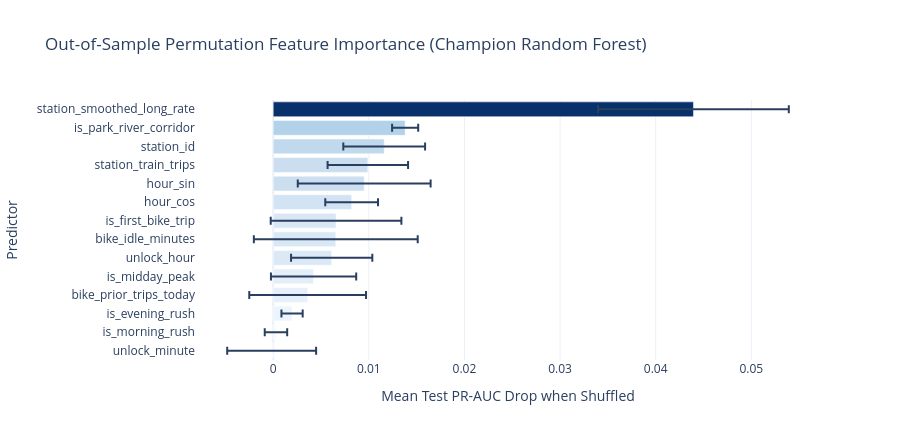
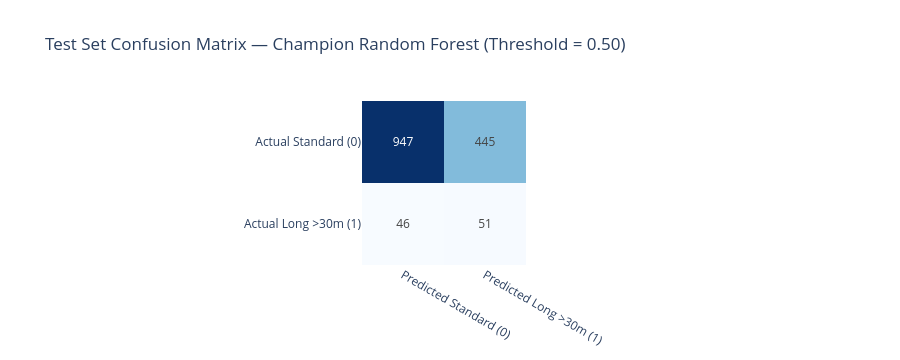

Source (notebook cell) for these figures, in order:
### Markdown cell above
## §6. Champion Model Selection, Threshold Tuning & Error Analysis

### 6.1 Model Selection Rationale
- **Operational Champion — Random Forest (`Test PR-AUC = 0.128`, `Test Recall = 0.526`, `Test ROC-AUC = 0.621`):** Almost **doubles** the naive Precision-Recall baseline (`0.065`) and achieves the strongest lift in the low false-positive region (`FPR < 0.25`), making it best suited for prioritizing high-risk trips/stations under EMT Madrid's 6-van capacity constraint.
- **Interpretable Runner-Up — Logistic Regression (`Test ROC-AUC = 0.625`, `Test F1 = 0.185`):** Achieves the highest overall ROC-AUC and balanced F1 score with a simple linear boundary, confirming that the engineered temporal and station features carry genuine predictive signal.
- **Methodological Note on CV vs. Test Gap:** The gap between 5-Fold CV ROC-AUC (`0.744–0.758`) and held-out Test ROC-AUC (`0.621–0.625`) arises because `station_smoothed_long_rate` was aggregated across `train_df` prior to CV splitting (introducing mild within-CV target encoding optimism), whereas `X_test` reflects true out-of-sample generalization.

Below we evaluate **out-of-sample permutation feature importance**, tune the probability threshold for operational dispatch, and inspect **False Positives vs. False Negatives** on the test set.

### Code cell
from sklearn.inspection import permutation_importance
from sklearn.metrics import confusion_matrix, classification_report

champion_model = models["Random Forest"]
y_test_prob = champion_model.predict_proba(X_test)[:, 1]

# 1. Out-of-Sample Permutation Feature Importance (measured by PR-AUC drop on Test Set)
perm_imp = permutation_importance(
    champion_model,
    X_test,
    y_test,
    scoring="average_precision",
    n_repeats=20,
    random_state=RANDOM_STATE,
    n_jobs=-1,
)

imp_df = (
    pd.DataFrame({
        "Feature": FEATURE_COLS,
        "PR_AUC_Importance": perm_imp.importances_mean,
        "Std": perm_imp.importances_std,
    })
    .sort_values("PR_AUC_Importance", ascending=True)
)

fig_imp = px.bar(
    imp_df,
    x="PR_AUC_Importance",
    y="Feature",
    orientation="h",
    error_x="Std",
    color="PR_AUC_Importance",
    color_continuous_scale="Blues",
    labels={"PR_AUC_Importance": "Mean Test PR-AUC Drop when Shuffled", "Feature": "Predictor"},
    title="Out-of-Sample Permutation Feature Importance (Champion Random Forest)",
    template="plotly_white",
    height=440,
)
fig_imp.update_layout(showlegend=False, coloraxis_showscale=False)
fig_imp.show()

# 2. Operational Threshold Tuning for EMT Madrid Dispatch
# Compare default 0.50 threshold vs. high-confidence alert threshold (0.58)
for thresh, label in [(0.50, "Default Balanced (0.50)"), (0.58, "High-Confidence Van Alert (0.58)")]:
    preds = (y_test_prob >= thresh).astype(int)
    flagged_pct = preds.mean() * 100
    rec = recall_score(y_test, preds, zero_division=0)
    prec = precision_score(y_test, preds, zero_division=0)
    f1 = f1_score(y_test, preds, zero_division=0)
    print(f"[{label}] Flagged trips: {flagged_pct:5.1f}% | Recall: {rec:.3f} | Precision: {prec:.3f} | F1: {f1:.3f}")

# Confusion Matrix at default 0.50 threshold
y_test_pred = (y_test_prob >= 0.50).astype(int)
cm = confusion_matrix(y_test, y_test_pred)

fig_cm = px.imshow(
    cm,
    text_auto=True,
    x=["Predicted Standard (0)", "Predicted Long >30m (1)"],
    y=["Actual Standard (0)", "Actual Long >30m (1)"],
    color_continuous_scale="Blues",
    title="Test Set Confusion Matrix — Champion Random Forest (Threshold = 0.50)",
    height=360,
)
fig_cm.update_layout(coloraxis_showscale=False)
fig_cm.show()

# 3. Error Analysis: Compare TP, FN, FP, and TN profiles
error_df = test_df.copy()
error_df["pred_prob"] = y_test_prob
error_df["pred_class"] = y_test_pred
error_df["outcome"] = np.select(
    [
        (error_df["is_long_trip"] == 1) & (error_df["pred_class"] == 1),
        (error_df["is_long_trip"] == 1) & (error_df["pred_class"] == 0),
        (error_df["is_long_trip"] == 0) & (error_df["pred_class"] == 1),
    ],
    ["True Positive (Caught Long)", "False Negative (Missed Long)", "False Positive (False Alarm)"],
    default="True Negative (Caught Standard)",
)

error_summary = (
    error_df.groupby("outcome")
    .agg(
        trip_count=("trip_time", "count"),
        median_trip_min=("trip_time", "median"),
        mean_station_id=("station_id", "mean"),
        park_corridor_pct=("is_park_river_corridor", lambda s: s.mean() * 100),
        midday_pct=("is_midday_peak", lambda s: s.mean() * 100),
    )
    .reset_index()
)
print("\n=== ERROR ANALYSIS BY OUTCOME QUADRANT ===")
display(error_summary.round(2))

### Figure 1 — Plotly figure (JSON) as saved in the notebook; plotly's stock layout.template omitted (floating-point values rounded to 4 significant figures)
{"data": [{"error_x": {"array": [0.004649, 0.001173, 0.001111, 0.006105, 0.004458, 0.004249, 0.008568, 0.006833, 0.002759, 0.006947, 0.004208, 0.004276, 0.001365, 0.009972]}, "hovertemplate": "Mean Test PR-AUC Drop when Shuffled=%{marker.color}<br>Predictor=%{y}<extra></extra>", "legendgroup": "", "marker": {"color": [-0.0001627, 0.0002875, 0.00197, 0.003602, 0.00422, 0.006115, 0.006543, 0.006572, 0.008203, 0.009514, 0.009894, 0.01161, 0.0138, 0.04395], "coloraxis": "coloraxis", "pattern": {"shape": ""}}, "name": "", "orientation": "h", "showlegend": false, "textposition": "auto", "type": "bar", "x": [-0.0001627, 0.0002875, 0.00197, 0.003602, 0.00422, 0.006115, 0.006543, 0.006572, 0.008203, 0.009514, 0.009894, 0.01161, 0.0138, 0.04395], "xaxis": "x", "y": ["unlock_minute", "is_morning_rush", "is_evening_rush", "bike_prior_trips_today", "is_midday_peak", "unlock_hour", "bike_idle_minutes", "is_first_bike_trip", "hour_cos", "hour_sin", "station_train_trips", "station_id", "is_park_river_corridor", "station_smoothed_long_rate"], "yaxis": "y"}], "layout": {"barmode": "relative", "coloraxis": {"autocolorscale": false, "colorbar": {"title": {"text": "Mean Test PR-AUC Drop when Shuffled"}}, "colorscale": [[0, "rgb(247,251,255)"], [0.125, "rgb(222,235,247)"], [0.25, "rgb(198,219,239)"], [0.375, "rgb(158,202,225)"], [0.5, "rgb(107,174,214)"], [0.625, "rgb(66,146,198)"], [0.75, "rgb(33,113,181)"], [0.875, "rgb(8,81,156)"], [1, "rgb(8,48,107)"]], "showscale": false}, "height": 440, "legend": {"tracegroupgap": 0}, "showlegend": false, "title": {"text": "Out-of-Sample Permutation Feature Importance (Champion Random Forest)"}, "xaxis": {"anchor": "y", "domain": [0, 1], "title": {"text": "Mean Test PR-AUC Drop when Shuffled"}}, "yaxis": {"anchor": "x", "domain": [0, 1], "title": {"text": "Predictor"}}}}

### Figure 2 — Plotly figure (JSON) as saved in the notebook; plotly's stock layout.template omitted (floating-point values rounded to 4 significant figures)
{"data": [{"coloraxis": "coloraxis", "hovertemplate": "x: %{x}<br>y: %{y}<br>color: %{z}<extra></extra>", "name": "0", "texttemplate": "%{z}", "type": "heatmap", "x": ["Predicted Standard (0)", "Predicted Long >30m (1)"], "xaxis": "x", "y": ["Actual Standard (0)", "Actual Long >30m (1)"], "yaxis": "y", "z": [[947, 445], [46, 51]]}], "layout": {"coloraxis": {"autocolorscale": false, "colorscale": [[0, "rgb(247,251,255)"], [0.125, "rgb(222,235,247)"], [0.25, "rgb(198,219,239)"], [0.375, "rgb(158,202,225)"], [0.5, "rgb(107,174,214)"], [0.625, "rgb(66,146,198)"], [0.75, "rgb(33,113,181)"], [0.875, "rgb(8,81,156)"], [1, "rgb(8,48,107)"]], "showscale": false}, "height": 360, "title": {"text": "Test Set Confusion Matrix — Champion Random Forest (Threshold = 0.50)"}, "xaxis": {"anchor": "y", "constrain": "domain", "domain": [0, 1], "scaleanchor": "y"}, "yaxis": {"anchor": "x", "autorange": "reversed", "constrain": "domain", "domain": [0, 1]}}}
